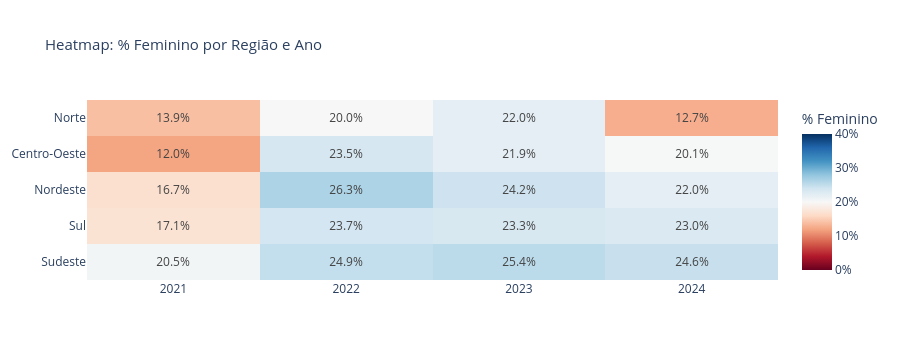

The notebook cell this image was saved under:
### Code cell
# G-R2 — Heatmap % Feminino por Região × Ano
matriz = pd.DataFrame(index=REGIOES, columns=ANOS, dtype=float)
for regiao in REGIOES:
    for ano in ANOS:
        sub = df_reg[(df_reg['regiao'] == regiao) & (df_reg['ano_pesquisa'] == ano)]
        ct  = sub['genero'].value_counts()
        fem = ct.get('Feminino', 0); tot = fem + ct.get('Masculino', 0)
        matriz.loc[regiao, ano] = round(fem/tot*100, 1) if tot > 0 else np.nan
fig = go.Figure(go.Heatmap(
    z=matriz.values.astype(float), x=ANOS, y=REGIOES,
    text=[[f'{v:.1f}%' for v in row] for row in matriz.values.astype(float)],
    texttemplate='%{text}', colorscale='RdBu', zmid=20, zmin=0, zmax=40,
    colorbar=dict(title='% Feminino', ticksuffix='%'),
))
fig = layout_padrao(fig, 'Heatmap: % Feminino por Região e Ano', height=360)
fig.show()

### Figure 1 — Plotly figure (JSON) as saved in the notebook; plotly's stock layout.template omitted (floating-point values rounded to 4 significant figures)
{"data": [{"colorbar": {"ticksuffix": "%", "title": {"text": "% Feminino"}}, "colorscale": [[0, "rgb(103,0,31)"], [0.1, "rgb(178,24,43)"], [0.2, "rgb(214,96,77)"], [0.3, "rgb(244,165,130)"], [0.4, "rgb(253,219,199)"], [0.5, "rgb(247,247,247)"], [0.6, "rgb(209,229,240)"], [0.7, "rgb(146,197,222)"], [0.8, "rgb(67,147,195)"], [0.9, "rgb(33,102,172)"], [1, "rgb(5,48,97)"]], "text": [["20.5%", "24.9%", "25.4%", "24.6%"], ["17.1%", "23.7%", "23.3%", "23.0%"], ["16.7%", "26.3%", "24.2%", "22.0%"], ["12.0%", "23.5%", "21.9%", "20.1%"], ["13.9%", "20.0%", "22.0%", "12.7%"]], "texttemplate": "%{text}", "type": "heatmap", "x": ["2021", "2022", "2023", "2024"], "y": ["Sudeste", "Sul", "Nordeste", "Centro-Oeste", "Norte"], "z": [[20.5, 24.9, 25.4, 24.6], [17.1, 23.7, 23.3, 23], [16.7, 26.3, 24.2, 22], [12, 23.5, 21.9, 20.1], [13.9, 20, 22, 12.7]], "zmax": 40, "zmid": 20, "zmin": 0}], "layout": {"height": 360, "legend": {"orientation": "h", "x": 1, "xanchor": "right", "y": 1.02, "yanchor": "bottom"}, "title": {"font": {"size": 15}, "text": "Heatmap: % Feminino por Região e Ano"}}}
